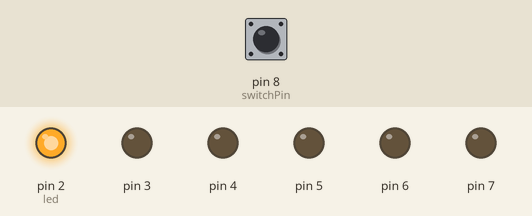
Bench run of a sketch on a simulated Arduino Uno, built with avr-gcc and run on an emulated ATmega328P. Parts: output pins drawn as LEDs (lit = HIGH). The inputs (shaded band) are chosen by the test bench; at power-on: pin 8 (switchPin) LOW.

Above: at 3.1 s.
At 13.4 s:
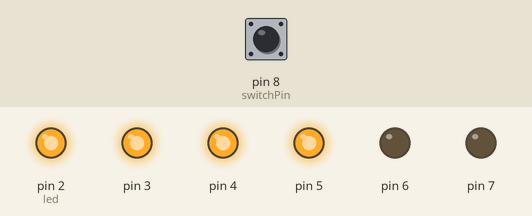
13.5 s: pin 8 (switchPin) pulled HIGH for 3.2 s
At 14.1 s:
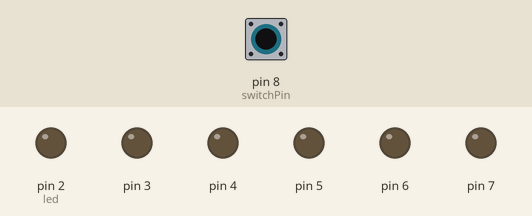
Timing chart, 0 to 42.5 s (numbered marks = the images above; inputs shaded):
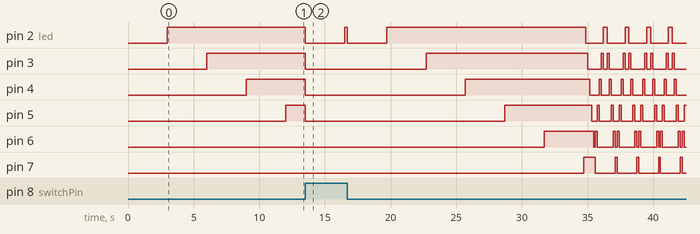

The sketch:

digital_hour_glass.ino
```cpp
const int switchPin = 8;

unsigned long previousTime = 0;

int switchState = 0;
int prevSwitchState = 0;

int led = 2;

long interval = 3000;

void setup(){
  for (int x = 2; x<8; x++){
    pinMode(x,OUTPUT);
  }
    pinMode(switchPin, INPUT);
}

void loop(){
  unsigned long currentTime = millis();


if (currentTime - previousTime > interval) {
  previousTime = currentTime;

  digitalWrite(led,HIGH);
  led++;

if (led > 7) {


  for (int i = 0; i < 7; i++) {

    // Forward
    for (int x = 2; x < 8; x++) {
      digitalWrite(x, HIGH);
      delay(150);
      digitalWrite(x, LOW);
    }

    // Backward
    for (int x = 6; x >= 2; x--) {
      digitalWrite(x, HIGH);
      delay(150);
      digitalWrite(x, LOW);
    }
  }

  led = 2;

}
}
switchState = digitalRead(switchPin);

if (switchState != prevSwitchState) {
  for (int x =2; x<8; x++){
    digitalWrite(x,LOW);
  }
  led =2;
  previousTime = currentTime;
}

prevSwitchState = switchState;

}
```
